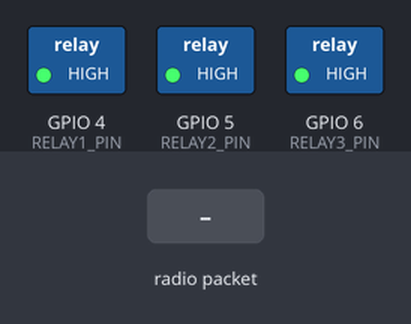
Recording of a program running on a simulated ESP32-S3. Shown: switched loads named in the program (green lamp = pin HIGH). The inputs (shaded band) are chosen by the test bench. What the program prints to the serial monitor is not drawn.

Above: at 1.2 s.
1.3 s: radio packet "1" arrives
At 2.3 s:
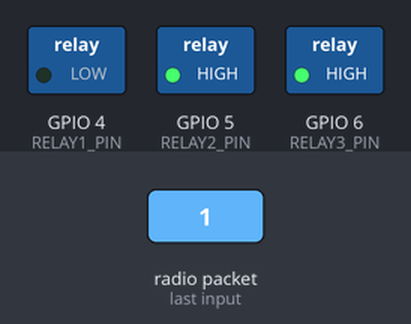
4.3 s: radio packet "2" arrives
At 4.6 s:
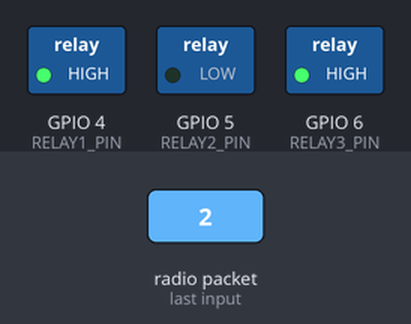
7.3 s: radio packet "3" arrives
At 8.1 s:
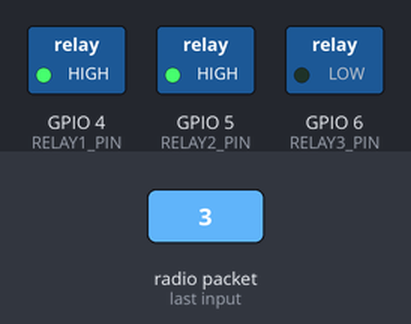
Timing chart, 0 to 10.8 s (numbered marks = the images above; inputs shaded):
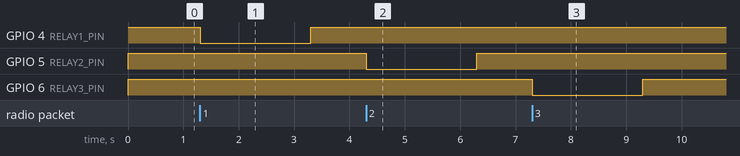

Measured:
- after the input at 1.3 s, GPIO 4 (RELAY1_PIN): HIGH → LOW at once, → HIGH 2.0 s later
- after the input at 4.3 s, GPIO 5 (RELAY2_PIN): HIGH → LOW at once, → HIGH 2.0 s later
- after the input at 7.3 s, GPIO 6 (RELAY3_PIN): HIGH → LOW at once, → HIGH 2.0 s later

The program:

main.cpp
```cpp
/**
 * ESP32-S3 主站 - 继电器控制接收端
 *
 * 通过 ESP-NOW 接收指令（发送端为 ESP8266）：
 *   "1" → GPIO4 低2秒→高
 *   "2" → GPIO5 低2秒→高
 *   "3" → GPIO6 低2秒→高
 */

#include <Arduino.h>
#include <WiFi.h>
#include <esp_now.h>
#include <esp_wifi.h>

#define RELAY1_PIN  4    // GPIO4
#define RELAY2_PIN  5    // GPIO5
#define RELAY3_PIN  6    // GPIO6

#define RELAY_ON    LOW    // 低电平触发: 0V = 吸合
#define RELAY_OFF   HIGH   // 3.3V = 断开

#define TRIGGER_COOLDOWN_MS  10000   // 同一路继电器 10 秒内只触发一次

// ==================== 继电器状态 ====================
struct RelayState {
  bool active = false;
  unsigned long timer = 0;         // 下一次动作的时间点
  unsigned long lastTrigger = 0;   // 上次触发时间(用于10秒冷却)
  bool triggered = false;          // 是否触发过(首次触发不受冷却限制)
};

RelayState relay1;
RelayState relay2;
RelayState relay3;

// ==================== 启动继电器脉冲 ====================
// 启动继电器脉冲; 返回 false 表示处于 10 秒冷却中未触发
bool startPulse(RelayState &relay, int pin) {
  unsigned long now = millis();
  if (relay.triggered && (long)(now - relay.lastTrigger) < TRIGGER_COOLDOWN_MS) {
    return false;   // 10 秒内已触发过, 忽略
  }
  relay.triggered = true;
  relay.lastTrigger = now;

  relay.active = true;
  relay.timer  = now + 2000;              // 吸合2秒后断开
  digitalWrite(pin, RELAY_ON);
  return true;
}

// ==================== 状态机更新 ====================
void updateRelay(RelayState &relay, int pin) {
  if (!relay.active) return;

  unsigned long now = millis();
  if ((long)(now - relay.timer) < 0) return;  // 还没到时间

  // 吸合2秒完成 → 断开并结束
  digitalWrite(pin, RELAY_OFF);
  relay.active = false;
}

// ==================== ESP-NOW 接收回调 ====================
// arduino-esp32 core 3.x 用新签名(info), 2.x 用旧签名(mac 指针), 这里做兼容
#if ESP_ARDUINO_VERSION_MAJOR >= 3
void onDataRecv(const esp_now_recv_info_t *info, const uint8_t *incomingData, int len) {
  const uint8_t *mac = info->src_addr;
#else
void onDataRecv(const uint8_t *mac, const uint8_t *incomingData, int len) {
#endif
  char received[32] = {0};
  int copyLen = len < 31 ? len : 31;
  memcpy(received, incomingData, copyLen);

  Serial.print("收到: \"");
  Serial.print(received);
  Serial.print("\" 来自 ");
  for (int i = 0; i < 6; i++) {
    Serial.printf("%02X", mac[i]);
    if (i < 5) Serial.print(":");
  }
  Serial.println();

  if (strcmp(received, "1") == 0) {
    if (startPulse(relay1, RELAY1_PIN))
      Serial.println("→ GPIO4 低高");
    else
      Serial.println("→ GPIO4 10秒冷却中, 忽略");
  }
  else if (strcmp(received, "2") == 0) {
    if (startPulse(relay2, RELAY2_PIN))
      Serial.println("→ GPIO5 低高");
    else
      Serial.println("→ GPIO5 10秒冷却中, 忽略");
  }
  else if (strcmp(received, "3") == 0) {
    if (startPulse(relay3, RELAY3_PIN))
      Serial.println("→ GPIO6 低高");
    else
      Serial.println("→ GPIO6 10秒冷却中, 忽略");
  }
  else {
    Serial.print("→ 未知指令: ");
    Serial.println(received);
  }
}

// ==================== 初始化 ====================
void setup() {
  Serial.begin(115200);

  pinMode(RELAY1_PIN, OUTPUT);
  pinMode(RELAY2_PIN, OUTPUT);
  pinMode(RELAY3_PIN, OUTPUT);
  digitalWrite(RELAY1_PIN, RELAY_OFF);
  digitalWrite(RELAY2_PIN, RELAY_OFF);
  digitalWrite(RELAY3_PIN, RELAY_OFF);

  WiFi.mode(WIFI_STA);
  WiFi.disconnect();
  esp_wifi_set_channel(1, WIFI_SECOND_CHAN_NONE);   // 信道1, 与 ESP8266 发送端一致

  Serial.print("本机MAC: ");
  Serial.println(WiFi.macAddress());

  if (esp_now_init() != ESP_OK) {
    Serial.println("ESP-NOW 初始化失败!");
    return;
  }
  esp_now_register_recv_cb(onDataRecv);

  Serial.println("ESP-NOW 就绪");
}

// ==================== 主循环 ====================
void loop() {
  updateRelay(relay1, RELAY1_PIN);
  updateRelay(relay2, RELAY2_PIN);
  updateRelay(relay3, RELAY3_PIN);
}
```
